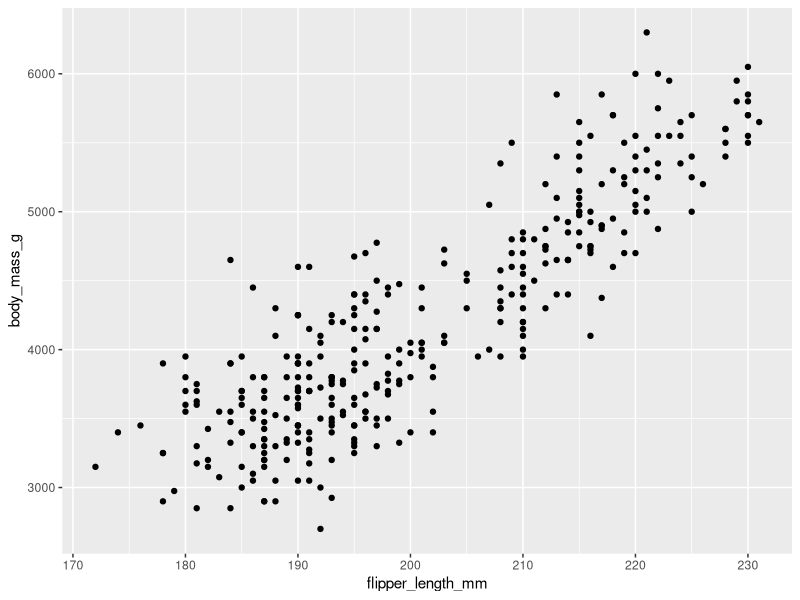
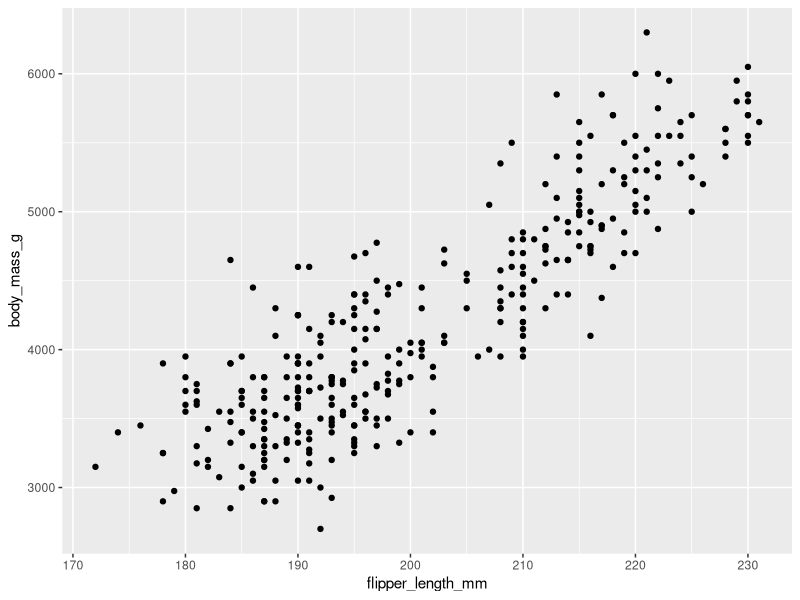
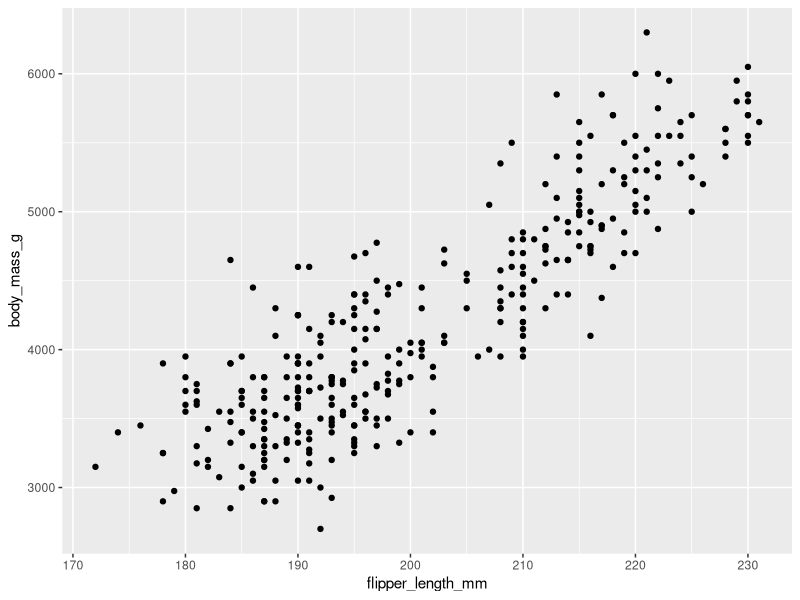

These figures' R source, in order:
install.packages("ggplot2")
install.packages("palmerpenguins")
library(ggplot2)
library(palmerpenguins)
data(penguins)
View(penguins)
ggplot(data = penguins) + geom_point(mapping = aes(x = flipper_length_mm, y = body_mass_g))
ggplot(data = penguins, mapping = aes(x = flipper_length_mm, y = body_mass_g)) +  geom_point()

ggplot (data=penguins) + 
  geom_point(mapping=aes(x=flipper_length_mm,y=body_mass_g))
